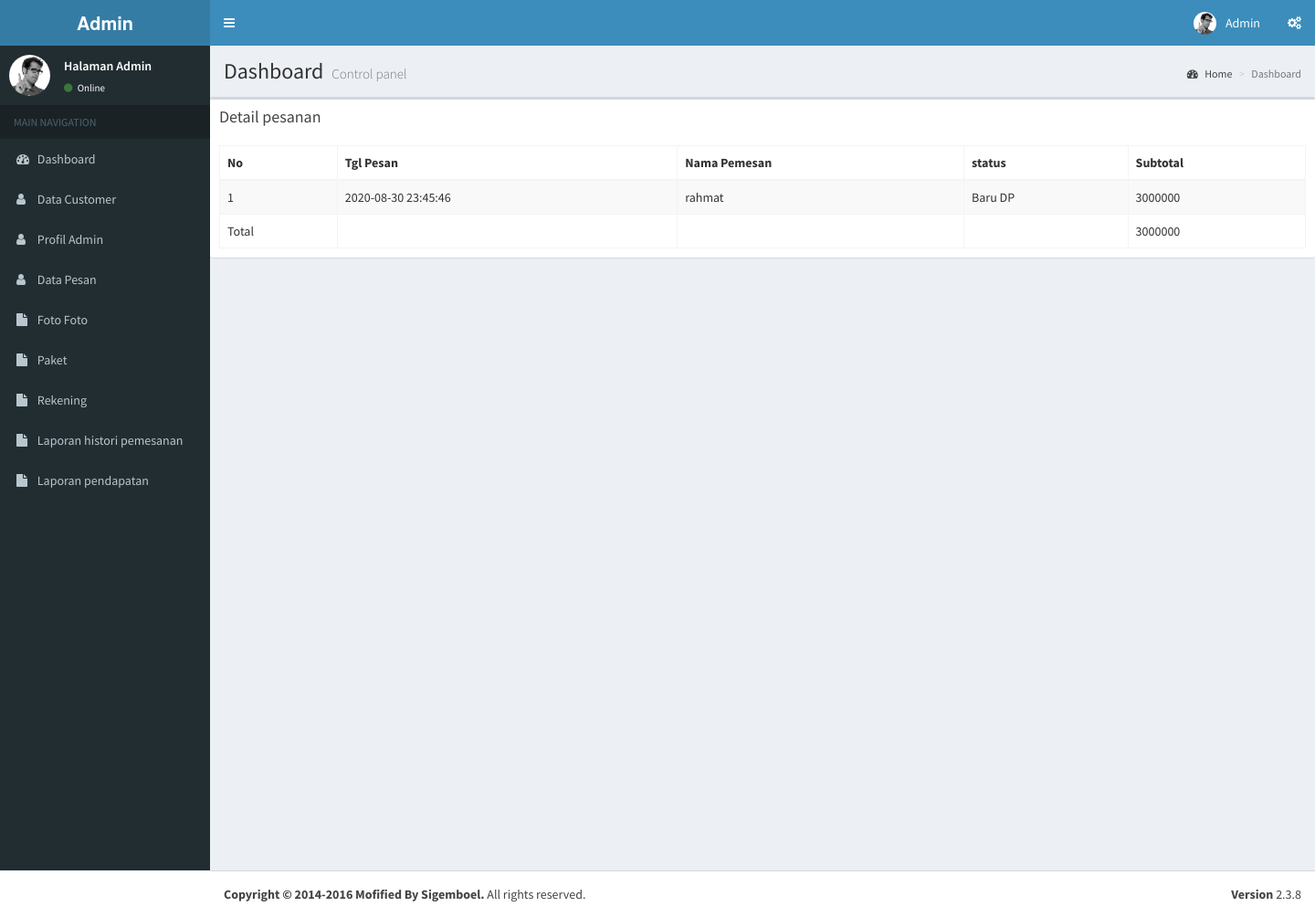
/admin/index.php?page=module/pesanan/detail_dp&id=65 (signed in), run on the app's committed database.
### tables this page shows
CREATE TABLE `tb_detail_pesan_reg` (
  `id_pesan` int(10) NOT NULL,
  `id_paket` int(10) NOT NULL,
  `user_id` int(10) NOT NULL,
  `tgl_pesan` datetime NOT NULL,
  `tgl_main` date NOT NULL,
  `jam_main` varchar(20) NOT NULL,
  `total` int(10) NOT NULL,
  `status` tinyint(4) NOT NULL
);

CREATE TABLE `tb_pesan` (
  `id_pesan` int(10) NOT NULL,
  `user_id` int(10) NOT NULL,
  `nama_penerima` varchar(50) NOT NULL,
  `no_hp` varchar(20) NOT NULL,
  `alamat` varchar(300) NOT NULL,
  `status` tinyint(4) NOT NULL
);

### admin/helper.php (called while the page is built)
<?php
$arraystatus[0] = "menunggu pembayaran";
$arraystatus[1] = "Baru DP";
$arraystatus[2] = "Lunas";
$arraystatus[3] = "Pesanan Anda berhasil Diverifikasi";
$arraystatus[4] = "silahkan lunasi sisa pembayaran setelah itu pesanan anda bisa kami verifikasi";
?>

### admin/module/pesanan/detail_dp.php (the view, shortened to what this page needs)
<?php
	$id = $_GET['id'];
?>
 <div class="box">
            <div class="box-header">
              <h3 class="box-title">Detail pesanan</h3>
            </div>
            <div class="box-body">
              <table class="table table-bordered table-striped">
                <thead>
                <tr>
                  <th>No</th>
                  <th>Tgl Pesan</th>
                  <th>Nama Pemesan</th>
                  <th>status</th>
                  <th>Subtotal</th>
                </tr>
                </thead>
                <tbody>
				<?php
				$no=1;
				$query = mysqli_query($koneksi, "select tb_detail_pesan_reg .*, tb_pesan.id_pesan,tb_pesan.nama_penerima,
						tb_pesan.no_hp,tb_pesan.alamat,tb_pesan.status from tb_detail_pesan_reg join tb_pesan on
						tb_detail_pesan_reg.id_pesan=tb_pesan.id_pesan where tb_detail_pesan_reg.id_pesan='$id'");
				while($data = mysqli_fetch_array($query)){
				$status = $data['status'];
				$harga=$data['total'];
				$total+=$data['total'];
				?>
					<tr>
						<td><?php echo $no++; ?></td>
						<td><?php echo $data['tgl_pesan']; ?></td>
						<td><?php echo $data['nama_penerima']; ?></td>
						<td><?php echo $arraystatus[$status]; ?></td>
						<td><?php echo $harga; ?></td>
					</tr>
				<?php
					}
				?>
				<tr>
					<td>Total</td>
					<td></td>
					<td></td>
					<td></td>
					<td><?php echo $total; ?></td>
				</tr>
				</tbody>
              </table>
            </div>
          </div>

### data on the page
tb_detail_pesan_reg: tgl_pesan "2020-08-30 23:45:46", tb_pesan.nama_penerima "rahmat", tb_pesan.status "Baru DP", total "3000000"

### other printed values
$total "3000000"
